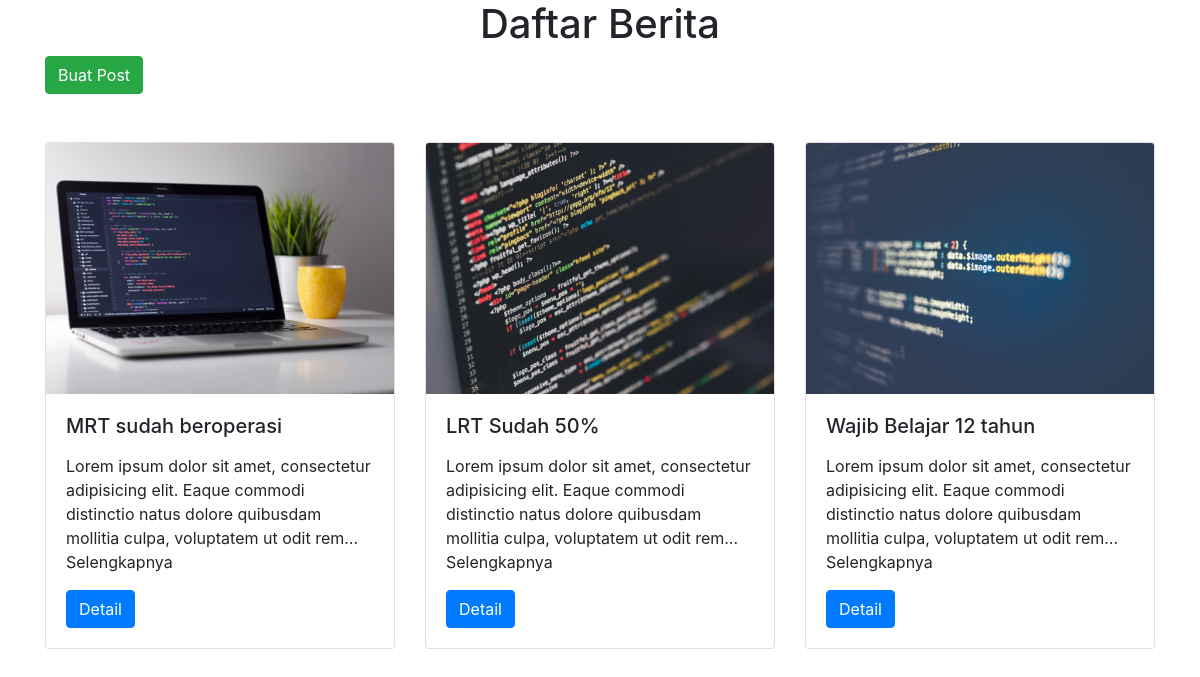
The page /index.php/post/daftarPost on the database its author committed.
### tables this page shows
CREATE TABLE `post` (
  `id` int(11) NOT NULL,
  `judul` varchar(150) NOT NULL,
  `isi` text NOT NULL,
  `image` varchar(150) NOT NULL,
  `tanggal` timestamp NOT NULL DEFAULT CURRENT_TIMESTAMP
);

### application/controllers/Post.php (called while the page is built, shortened)
<?php
class Post extends CI_Controller {
    public function __construct() {
        $this->load->library('form_validation');
    }
    public function daftarPost() {
        $data['daftar'] = $this->db->get('post')->result_array();
        $this->load->view('templates/header');
        $this->load->view('post/daftar', $data);
        $this->load->view('templates/footer');
    }
}

### index.php (called while the page is built, shortened)
<?php
require_once BASEPATH.'core/CodeIgniter.php';

### application/views/post/daftar.php (the view, shortened to what this page needs)
<div class="container">
    <h1 class="text-center">Daftar Berita</h1>
    <a class="btn btn-success"  href="<?= base_url('post'); ?>">Buat Post</a>
    <div class="row mt-5">
    <?php foreach($daftar as $da) : ?>
        <div class="col-md-4">
            <div class="card">
                <img src="<?= base_url('assets/images/') . $da['image']; ?>" class="card-img-top" alt="<?= $da['judul'] ?>">
                <div class="card-body">
                    <h5 class="card-title"><?= $da['judul'] ?></h5>
                    <p class="card-text"><?= word_limiter($da['isi'], 20); ?> Selengkapnya</p>
                    <a href="<?= base_url('post/detailPost/') . $da['id'];  ?>" class="btn btn-primary">Detail</a>
                </div>
            </div>
        </div>
    <?php endforeach; ?>
    </div>
</div>

### application/views/templates/header.php (shortened to what this page needs)
<!DOCTYPE html>
<html lang="en">
<head>
    <link rel="stylesheet" href="<?= base_url('assets/css/') . 'bootstrap.css'; ?>">
</head>
<body>

### application/views/templates/footer.php (shortened to what this page needs)
</body>
</html>

### rows shown on the page
post: image (picture), judul "MRT sudah beroperasi", isi "Lorem ipsum dolor sit amet, consectetur adipisicing elit. Eaque commodi distinctio natus dolore quibusdam mollitia culpa, voluptatem ut odit rem…"
post: image (picture), judul "LRT Sudah 50%", isi "Lorem ipsum dolor sit amet, consectetur adipisicing elit. Eaque commodi distinctio natus dolore quibusdam mollitia culpa, voluptatem ut odit rem…"
post: image (picture), judul "Wajib Belajar 12 tahun", isi "Lorem ipsum dolor sit amet, consectetur adipisicing elit. Eaque commodi distinctio natus dolore quibusdam mollitia culpa, voluptatem ut odit rem…"
